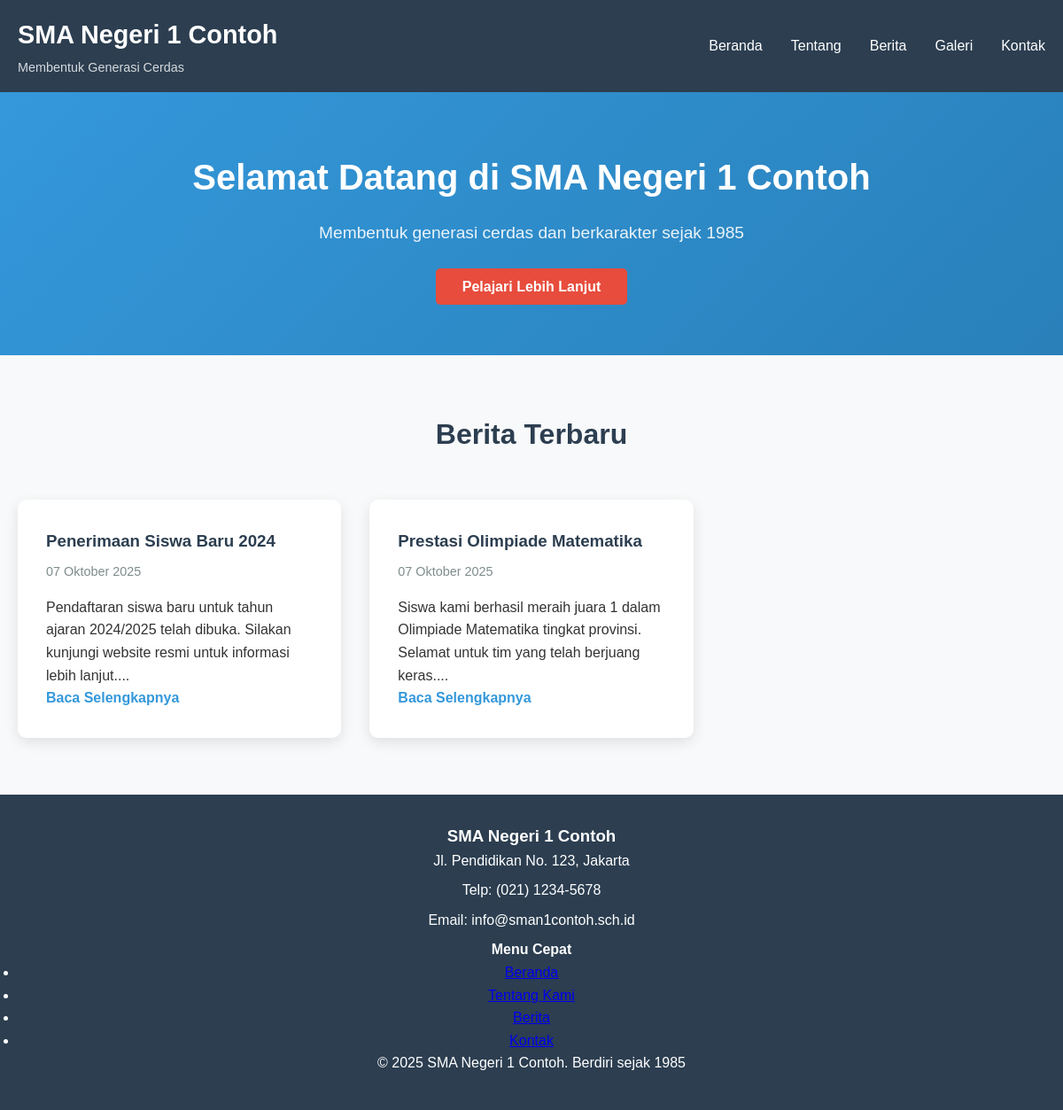
The page / on the database its author committed.
### tables this page shows
CREATE TABLE news (
    id INT AUTO_INCREMENT PRIMARY KEY,
    title VARCHAR(255) NOT NULL,
    content TEXT NOT NULL,
    author VARCHAR(100) NOT NULL,
    created_at TIMESTAMP DEFAULT CURRENT_TIMESTAMP,
    updated_at TIMESTAMP DEFAULT CURRENT_TIMESTAMP ON UPDATE CURRENT_TIMESTAMP,
    status ENUM('draft', 'published') DEFAULT 'published'
);

### config/functions.php (called while the page is built, shortened)
<?php
function getSchoolSettings() {
    $conn = getConnection();
    $query = "SELECT setting_key, setting_value FROM settings";
    $stmt = $conn->prepare($query);
    $stmt->execute();
    $settings = [];
    while($row = $stmt->fetch(PDO::FETCH_ASSOC)) {
        $settings[$row['setting_key']] = $row['setting_value'];
    }
    return $settings;
}
function getLatestNews($limit = 5) {
    $conn = getConnection();
    $query = "SELECT * FROM news WHERE status = 'published'
              ORDER BY created_at DESC LIMIT :limit";
    $stmt = $conn->prepare($query);
    $stmt->bindParam(':limit', $limit, PDO::PARAM_INT);
    $stmt->execute();
    return $stmt->fetchAll(PDO::FETCH_ASSOC);
}
function formatTanggal($date) {
    $bulan = [
        1 => 'Januari', 'Februari', 'Maret', 'April', 'Mei', 'Juni',
        'Juli', 'Agustus', 'September', 'Oktober', 'November', 'Desember'
    ];
    $timestamp = strtotime($date);
    $hari = date('d', $timestamp);
    $bulan_num = date('n', $timestamp);
    $tahun = date('Y', $timestamp);
    return $hari . ' ' . $bulan[$bulan_num] . ' ' . $tahun;
}
?>

### index.php (the view, shortened to what this page needs)
<?php
require_once 'config/functions.php';
$school_settings = getSchoolSettings();
$latest_news = getLatestNews(3);
$site_title = $school_settings['school_name'] ?? "SMA Negeri 1 Contoh";
include 'components/header.php';
?>
<main class="main-content">
    <section class="hero">
        <div class="container">
            <h2>Selamat Datang di <?php echo $site_title; ?></h2>
            <p>Membentuk generasi cerdas dan berkarakter sejak <?php echo $school_settings['established_year']; ?></p>
            <a href="about.php" class="btn-primary">Pelajari Lebih Lanjut</a>
        </div>
    </section>
    <section class="news-section">
        <div class="container">
            <h2>Berita Terbaru</h2>
            <div class="news-grid">
                <?php if(!empty($latest_news)): ?>
                    <?php foreach($latest_news as $news): ?>
                    <div class="news-card">
                        <h3><?php echo htmlspecialchars($news['title']); ?></h3>
                        <p class="date"><?php echo formatTanggal($news['created_at']); ?></p>
                        <p><?php echo substr(strip_tags($news['content']), 0, 150) . '...'; ?></p>
                        <a href="news-detail.php?id=<?php echo $news['id']; ?>" class="read-more">
                            Baca Selengkapnya
                        </a>
                    </div>
                    <?php endforeach; ?>
                <?php else: ?>
                    <p>Belum ada berita terbaru.</p>
                <?php endif; ?>
            </div>
        </div>
    </section>
</main>
<?php include 'components/footer.php'; ?>

### components/header.php (shortened to what this page needs)
<?php
$site_title = $site_title ?? "SMA Negeri 1 Contoh";
?>
<!DOCTYPE html>
<html lang="id">
<head>
    <link rel="stylesheet" href="css/style.css">
    <link rel="stylesheet" href="css/responsive.css">
</head>
<body>
    <header class="header">
        <div class="container">
            <div class="logo">
                <h1><?php echo $site_title; ?></h1>
                <p>Membentuk Generasi Cerdas</p>
            </div>
            <?php include 'components/navbar.php'; ?>
        </div>
    </header>

### components/navbar.php
<?php
$current_page = basename($_SERVER['PHP_SELF']);
$menu_items = [
    'index.php' => 'Beranda',
    'about.php' => 'Tentang',
    'news.php' => 'Berita',
    'gallery.php' => 'Galeri',
    'contact.php' => 'Kontak'
];
?>
<nav class="navbar">
    <ul>
        <?php foreach($menu_items as $file => $label): ?>
        <li>
            <a href="<?php echo $file; ?>"
               class="<?php echo ($current_page == $file) ? 'active' : ''; ?>">
                <?php echo $label; ?>
            </a>
        </li>
        <?php endforeach; ?>
    </ul>
</nav>

### components/footer.php
<?php
$school_info = [
    'name' => 'SMA Negeri 1 Contoh',
    'address' => 'Jl. Pendidikan No. 123, Jakarta',
    'phone' => '(021) 1234-5678',
    'email' => 'info@sman1contoh.sch.id',
    'established' => 1985
];
?>
<footer class="footer">
    <div class="container">
        <div class="footer-content">
            <div class="footer-section">
                <h3><?php echo $school_info['name']; ?></h3>
                <p><?php echo $school_info['address']; ?></p>
                <p>Telp: <?php echo $school_info['phone']; ?></p>
                <p>Email: <?php echo $school_info['email']; ?></p>
            </div>
            <div class="footer-section">
                <h4>Menu Cepat</h4>
                <ul>
                    <li><a href="index.php">Beranda</a></li>
                    <li><a href="about.php">Tentang Kami</a></li>
                    <li><a href="news.php">Berita</a></li>
                    <li><a href="contact.php">Kontak</a></li>
                </ul>
            </div>
        </div>
        <div class="footer-bottom">
            <p>&copy; <?php echo date('Y'); ?> <?php echo $school_info['name']; ?>.
               Berdiri sejak <?php echo $school_info['established']; ?></p>
        </div>
    </div>
</footer>
</body>
</html>

### css/style.css (style rules this page uses)
* { margin: 0; padding: 0; box-sizing: border-box; }
body { font-family: 'Arial', sans-serif; line-height: 1.6; color: #333; }
.container { max-width: 1200px; margin: 0 auto; padding: 0 20px; }
.header { background: #2c3e50; color: white; padding: 1rem 0; box-shadow: 0 2px 5px rgba(0,0,0,0.1); }
.header .container { display: flex; justify-content: space-between; align-items: center; }
.logo h1 { font-size: 1.8rem; margin-bottom: 0.2rem; }
.logo p { font-size: 0.9rem; opacity: 0.8; }
.navbar ul { display: flex; list-style: none; gap: 2rem; }
.navbar a { color: white; text-decoration: none; font-weight: 500; transition: color 0.3s ease; }
.hero { background: linear-gradient(135deg, #3498db, #2980b9); color: white; padding: 4rem 0; text-align: center; animation: fadeIn 1s ease-in; }
.hero h2 { font-size: 2.5rem; margin-bottom: 1rem; animation: slideInLeft 0.8s ease-out; }
.hero p { font-size: 1.2rem; margin-bottom: 2rem; opacity: 0.9; }
.btn-primary { background: #e74c3c; color: white; padding: 12px 30px; text-decoration: none; border-radius: 5px; font-weight: bold; transition: background 0.3s ease; }
.news-section { padding: 4rem 0; background: #f8f9fa; }
.news-section h2 { text-align: center; margin-bottom: 3rem; font-size: 2rem; color: #2c3e50; }
.news-grid { display: grid; grid-template-columns: repeat(auto-fit, minmax(300px, 1fr)); gap: 2rem; }
.news-card { background: white; padding: 2rem; border-radius: 10px; box-shadow: 0 5px 15px rgba(0,0,0,0.1); transition: all 0.3s ease; }
.news-card h3 { color: #2c3e50; margin-bottom: 0.5rem; transition: color 0.3s; }
.news-card .date { color: #7f8c8d; font-size: 0.9rem; margin-bottom: 1rem; }
.read-more { color: #3498db; text-decoration: none; font-weight: bold; }
.footer { background: #2c3e50; color: white; text-align: center; padding: 2rem 0; }
.footer p { margin-bottom: 0.5rem; }

### css/responsive.css (style rules this page uses)
@media (min-width: 1200px) { .container { max-width: 1400px; } }
@media (min-width: 1200px) { .news-grid { grid-template-columns: repeat(3, 1fr); } }

### rows shown on the page
news: title "Penerimaan Siswa Baru 2024", created_at "07 Oktober 2025", content "Pendaftaran siswa baru untuk tahun ajaran 2024/2025 telah dibuka. Silakan kunjungi website resmi untuk informasi lebih lanjut."
news: title "Prestasi Olimpiade Matematika", created_at "07 Oktober 2025", content "Siswa kami berhasil meraih juara 1 dalam Olimpiade Matematika tingkat provinsi. Selamat untuk tim yang telah berjuang keras."

### other values the page prints
$site_title "SMA Negeri 1 Contoh"
$label "Beranda"
$label "Tentang"
$label "Berita"
$label "Galeri"
$label "Kontak"
$school_settings['established_year'] "1985"
$school_info['name'] "SMA Negeri 1 Contoh"
$school_info['address'] "Jl. Pendidikan No. 123, Jakarta"
$school_info['phone'] "(021) 1234-5678"
$school_info['email'] "info@sman1contoh.sch.id"
$school_info['established'] "1985"
